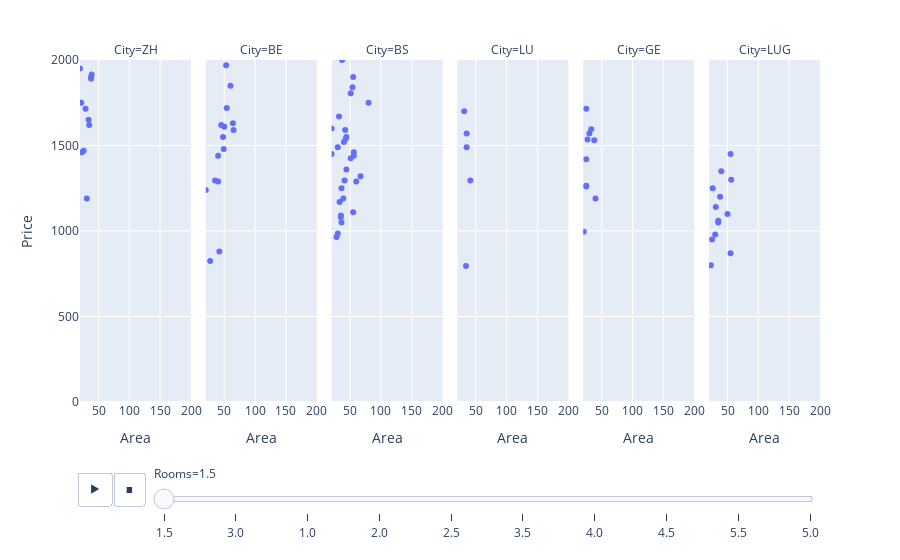

The cell this chart's notebook holds for it:
### Code cell
fig= px.scatter(df2, 'Area', 'Price', facet_col='City', animation_frame='Rooms', animation_group='Price',range_x=[20,200], range_y=[0,2000])
fig.show('svg')

### Figure 1 — Plotly figure (JSON) as saved in the notebook; plotly's stock layout.template omitted (floating-point values rounded to 4 significant figures)
{"data": [{"hovertemplate": "Rooms=1.5<br>City=ZH<br>Area=%{x}<br>Price=%{y}<extra></extra>", "ids": [1650, 1460, 1915, 1715, 1890, 1750, 1620, 1950, 1950, 1950, 1950, 1750, 1190, 1900, 1620, 1470], "legendgroup": "", "marker": {"color": "#636efa", "symbol": "circle"}, "mode": "markers", "name": "", "orientation": "v", "showlegend": false, "type": "scatter", "x": [34, 23, 39, 29, 38, 22, 35, 20, 20, 20, 40, 30, 31, 38, 35, 26], "xaxis": "x", "y": [1650, 1460, 1915, 1715, 1890, 1750, 1620, 1950, 1950, 1950, 1950, 1750, 1190, 1900, 1620, 1470], "yaxis": "y"}, {"hovertemplate": "Rooms=1.5<br>City=BE<br>Area=%{x}<br>Price=%{y}<extra></extra>", "ids": [1240, 1550, 1290, 880, 1590, 1720, 1440, 825, 1620, 1295, 1610, 1290, 1630, 1970, 1480, 1590, 1240, 1850], "legendgroup": "", "marker": {"color": "#636efa", "symbol": "circle"}, "mode": "markers", "name": "", "orientation": "v", "showlegend": false, "type": "scatter", "x": [20, 48, 40, 42, 65, 54, 40, 27, 45, 35, 50, 30, 64, 53, 49, 25, 23, 60], "xaxis": "x2", "y": [1240, 1550, 1290, 880, 1590, 1720, 1440, 825, 1620, 1295, 1610, 1290, 1630, 1970, 1480, 1590, 1240, 1850], "yaxis": "y2"}, {"hovertemplate": "Rooms=1.5<br>City=BS<br>Area=%{x}<br>Price=%{y}<extra></extra>", "ids": [2000, 1080, 1250, 1550, 1090, 1190, 1170, 1290, 965, 1750, 1490, 1490, 1450, 1550, 985, 1320, 1900, 1050, 1110, 1520, 1490, 2000, 1110, 1460, 1750, 1425, 1590, 1840, 1540, 1590, 1450, 1440, 1600, 1670, 1805, 1750, 1750, 1360, 1900, 1050, 1295, 2000, 1600, 1250], "legendgroup": "", "marker": {"color": "#636efa", "symbol": "circle"}, "mode": "markers", "name": "", "orientation": "v", "showlegend": false, "type": "scatter", "x": [37, 35, 36, 44, 35, 39, 33, 60, 28, 80, 30, 30, 20, 20, 30, 67, 55, 36, 55, 40, 47, 77, 30, 56, 45, 51, 42, 54, 43, 42, 56, 56, 20, 32, 51, 45, 45, 44, 32, 25, 41, 42, 28, 39], "xaxis": "x3", "y": [2000, 1080, 1250, 1550, 1090, 1190, 1170, 1290, 965, 1750, 1490, 1490, 1450, 1550, 985, 1320, 1900, 1050, 1110, 1520, 1490, 2000, 1110, 1460, 1750, 1425, 1590, 1840, 1540, 1590, 1450, 1440, 1600, 1670, 1805, 1750, 1750, 1360, 1900, 1050, 1295, 2000, 1600, 1250], "yaxis": "y3"}, {"hovertemplate": "Rooms=1.5<br>City=LU<br>Area=%{x}<br>Price=%{y}<extra></extra>", "ids": [1490, 1295, 795, 1570, 1700], "legendgroup": "", "marker": {"color": "#636efa", "symbol": "circle"}, "mode": "markers", "name": "", "orientation": "v", "showlegend": false, "type": "scatter", "x": [35, 41, 34, 35, 31], "xaxis": "x4", "y": [1490, 1295, 795, 1570, 1700], "yaxis": "y4"}, {"hovertemplate": "Rooms=1.5<br>City=GE<br>Area=%{x}<br>Price=%{y}<extra></extra>", "ids": [1530, 1535, 1190, 1595, 1715, 1420, 1570, 1265, 995, 1260], "legendgroup": "", "marker": {"color": "#636efa", "symbol": "circle"}, "mode": "markers", "name": "", "orientation": "v", "showlegend": false, "type": "scatter", "x": [38, 27, 40, 33, 25, 25, 30, 25, 21, 25], "xaxis": "x5", "y": [1530, 1535, 1190, 1595, 1715, 1420, 1570, 1265, 995, 1260], "yaxis": "y5"}, {"hovertemplate": "Rooms=1.5<br>City=LUG<br>Area=%{x}<br>Price=%{y}<extra></extra>", "ids": [800, 1300, 1050, 1200, 1140, 950, 870, 980, 800, 1300, 1350, 1060, 1100, 1250, 1450], "legendgroup": "", "marker": {"color": "#636efa", "symbol": "circle"}, "mode": "markers", "name": "", "orientation": "v", "showlegend": false, "type": "scatter", "x": [23, 56, 35, 38, 31, 25, 55, 30, 20, 36, 40, 35, 50, 26, 55], "xaxis": "x6", "y": [800, 1300, 1050, 1200, 1140, 950, 870, 980, 800, 1300, 1350, 1060, 1100, 1250, 1450], "yaxis": "y6"}], "layout": {"annotations": [{"font": {}, "showarrow": false, "text": "City=ZH", "x": 0.075, "xanchor": "center", "xref": "paper", "y": 1, "yanchor": "bottom", "yref": "paper"}, {"font": {}, "showarrow": false, "text": "City=BE", "x": 0.245, "xanchor": "center", "xref": "paper", "y": 1, "yanchor": "bottom", "yref": "paper"}, {"font": {}, "showarrow": false, "text": "City=BS", "x": 0.415, "xanchor": "center", "xref": "paper", "y": 1, "yanchor": "bottom", "yref": "paper"}, {"font": {}, "showarrow": false, "text": "City=LU", "x": 0.585, "xanchor": "center", "xref": "paper", "y": 1, "yanchor": "bottom", "yref": "paper"}, {"font": {}, "showarrow": false, "text": "City=GE", "x": 0.755, "xanchor": "center", "xref": "paper", "y": 1, "yanchor": "bottom", "yref": "paper"}, {"font": {}, "showarrow": false, "text": "City=LUG", "x": 0.925, "xanchor": "center", "xref": "paper", "y": 1, "yanchor": "bottom", "yref": "paper"}], "legend": {"tracegroupgap": 0}, "margin": {"t": 60}, "sliders": [{"active": 0, "currentvalue": {"prefix": "Rooms="}, "len": 0.9, "pad": {"b": 10, "t": 60}, "steps": [{"args": [["1.5"], {"frame": {"duration": 0, "redraw": false}, "fromcurrent": true, "mode": "immediate", "transition": {"duration": 0, "easing": "linear"}}], "label": "1.5", "method": "animate"}, {"args": [["3.0"], {"frame": {"duration": 0, "redraw": false}, "fromcurrent": true, "mode": "immediate", "transition": {"duration": 0, "easing": "linear"}}], "label": "3.0", "method": "animate"}, {"args": [["1.0"], {"frame": {"duration": 0, "redraw": false}, "fromcurrent": true, "mode": "immediate", "transition": {"duration": 0, "easing": "linear"}}], "label": "1.0", "method": "animate"}, {"args": [["2.0"], {"frame": {"duration": 0, "redraw": false}, "fromcurrent": true, "mode": "immediate", "transition": {"duration": 0, "easing": "linear"}}], "label": "2.0", "method": "animate"}, {"args": [["2.5"], {"frame": {"duration": 0, "redraw": false}, "fromcurrent": true, "mode": "immediate", "transition": {"duration": 0, "easing": "linear"}}], "label": "2.5", "method": "animate"}, {"args": [["3.5"], {"frame": {"duration": 0, "redraw": false}, "fromcurrent": true, "mode": "immediate", "transition": {"duration": 0, "easing": "linear"}}], "label": "3.5", "method": "animate"}, {"args": [["4.0"], {"frame": {"duration": 0, "redraw": false}, "fromcurrent": true, "mode": "immediate", "transition": {"duration": 0, "easing": "linear"}}], "label": "4.0", "method": "animate"}, {"args": [["4.5"], {"frame": {"duration": 0, "redraw": false}, "fromcurrent": true, "mode": "immediate", "transition": {"duration": 0, "easing": "linear"}}], "label": "4.5", "method": "animate"}, {"args": [["5.5"], {"frame": {"duration": 0, "redraw": false}, "fromcurrent": true, "mode": "immediate", "transition": {"duration": 0, "easing": "linear"}}], "label": "5.5", "method": "animate"}, {"args": [["5.0"], {"frame": {"duration": 0, "redraw": false}, "fromcurrent": true, "mode": "immediate", "transition": {"duration": 0, "easing": "linear"}}], "label": "5.0", "method": "animate"}], "x": 0.1, "xanchor": "left", "y": 0, "yanchor": "top"}], "updatemenus": [{"buttons": [{"args": [null, {"frame": {"duration": 500, "redraw": false}, "fromcurrent": true, "mode": "immediate", "transition": {"duration": 500, "easing": "linear"}}], "label": "&#9654;", "method": "animate"}, {"args": [[null], {"frame": {"duration": 0, "redraw": false}, "fromcurrent": true, "mode": "immediate", "transition": {"duration": 0, "easing": "linear"}}], "label": "&#9724;", "method": "animate"}], "direction": "left", "pad": {"r": 10, "t": 70}, "showactive": false, "type": "buttons", "x": 0.1, "xanchor": "right", "y": 0, "yanchor": "top"}], "xaxis": {"anchor": "y", "domain": [0, 0.15], "range": [20, 200], "title": {"text": "Area"}}, "xaxis2": {"anchor": "y2", "domain": [0.17, 0.32], "matches": "x", "range": [20, 200], "title": {"text": "Area"}}, "xaxis3": {"anchor": "y3", "domain": [0.34, 0.49], "matches": "x", "range": [20, 200], "title": {"text": "Area"}}, "xaxis4": {"anchor": "y4", "domain": [0.51, 0.66], "matches": "x", "range": [20, 200], "title": {"text": "Area"}}, "xaxis5": {"anchor": "y5", "domain": [0.68, 0.83], "matches": "x", "range": [20, 200], "title": {"text": "Area"}}, "xaxis6": {"anchor": "y6", "domain": [0.85, 1], "matches": "x", "range": [20, 200], "title": {"text": "Area"}}, "yaxis": {"anchor": "x", "domain": [0, 1], "range": [0, 2000], "title": {"text": "Price"}}, "yaxis2": {"anchor": "x2", "domain": [0, 1], "matches": "y", "showticklabels": false}, "yaxis3": {"anchor": "x3", "domain": [0, 1], "matches": "y", "showticklabels": false}, "yaxis4": {"anchor": "x4", "domain": [0, 1], "matches": "y", "showticklabels": false}, "yaxis5": {"anchor": "x5", "domain": [0, 1], "matches": "y", "showticklabels": false}, "yaxis6": {"anchor": "x6", "domain": [0, 1], "matches": "y", "showticklabels": false}}}
